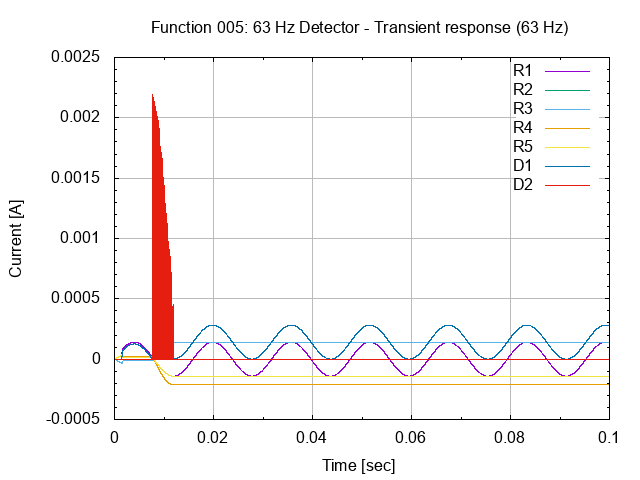

gnuplot code for this plot:
# setup terminal
set term png

# setup graph
set output "26.005.00.02.01.png"
set title "Function 005: 63 Hz Detector - Transient response (63 Hz)"

# setup Y-axis
set grid ytics lt 1 lw 1 lc rgb "#bbbbbb"
set mytics
set ylabel "Current [A]"

# setup X-axis
set grid xtics lt 1 lw 1 lc rgb "#bbbbbb"
set mxtics
set xrange [0:0.1]
set xlabel "Time [sec]"

# setup plot style
set style data lines
plot '26.005.00.02.01.dat' using 1:2 title "R1", \
     '26.005.00.02.01.dat' using 1:3 title "R2", \
     '26.005.00.02.01.dat' using 1:4 title "R3", \
     '26.005.00.02.01.dat' using 1:5 title "R4", \
     '26.005.00.02.01.dat' using 1:6 title "R5", \
     '26.005.00.02.01.dat' using 1:7 title "D1", \
     '26.005.00.02.01.dat' using 1:8 title "D2"

# set output back to default
set output

# reset terminal type
set terminal pop
